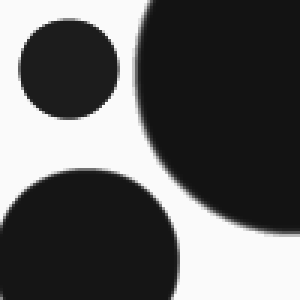
#> input picture ImageProcessing/Blob.png, 100 x 100 px (shown 3 times larger)
$ python aeho.py
#> lines starting #> are read from the running program, lines starting #| are printed output that depends on the picture; after the words box and inside, x2 and y2 are one past the last pixel; in counts of white or black regions, pixels touching at a corner belong together
import numpy as np
import cv2

imgArray = cv2.imread('Blob.png', 0)
#> imgArray is the input picture: shape (100, 100); min 19, max 250, mean 95.1

numDescs = int(input("Numero de descritores > "))
#> the answer given: 3

allEdges = cv2.Canny(imgArray, imgArray.shape[0], imgArray.shape[1])
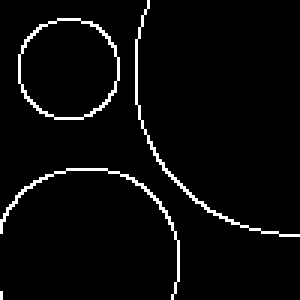
#> allEdges: shape (100, 100) (shown 3 times larger); 3.7% white in thin lines or dots
objEdges = np.where(allEdges == 255)
#> objEdges = 369 positions, rows 0 to 99, columns 0 to 99

complexEdges = np.zeros(len(objEdges), dtype = np.complex_)
complexEdges = objEdges[0] + (objEdges[1] * 1j)

descResult = np.complex_(np.zeros(len(complexEdges)))

for i in range(numDescs):
    dft = np.fft.fft(complexEdges)
    descResult += dft
    complexEdges = np.roll(complexEdges, 1)

descResult = descResult/numDescs
output = np.fft.ifft(descResult)

blackBgImg = np.zeros(imgArray.shape)
blackBgImg[np.uint8(output.real), np.uint8(output.imag)] = 255

blackBgImg = np.uint8(blackBgImg)

cv2.imshow("Contour", blackBgImg)
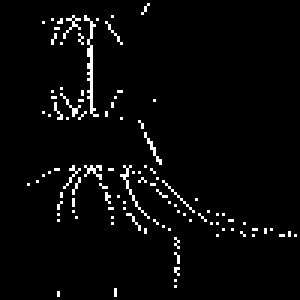
#> window 'Contour': shape (100, 100) (shown 3 times larger); 3.2% white in thin lines or dots, all inside (x1, y1, x2, y2) = (9, 1, 99, 99)
cv2.waitKey(0)
cv2.destroyAllWindows()

$ run again, with ImageProcessing/Deer.png copied over ImageProcessing/Blob.png
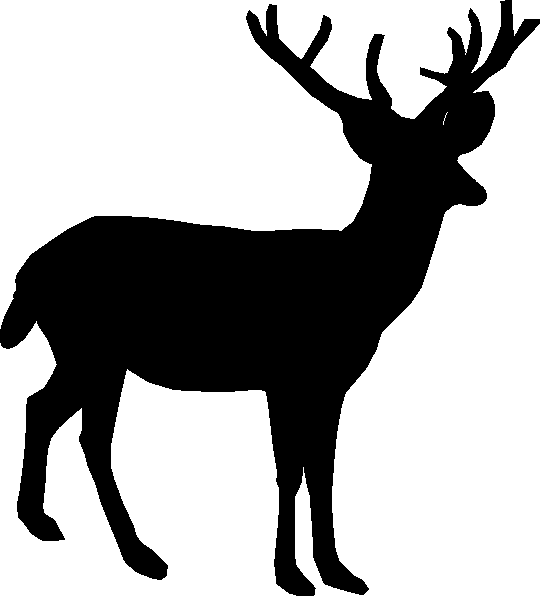
#> input picture ImageProcessing/Deer.png, 540 x 596 px
#> imgArray: shape (596, 540); 67.2% white; 1 black region, box (x1, y1, x2, y2) and area: (0, 0, 540, 596) 105470
#> `allEdges = cv2.Canny(imgArray, imgArray.shape[0], imgArray.shape[1])`:
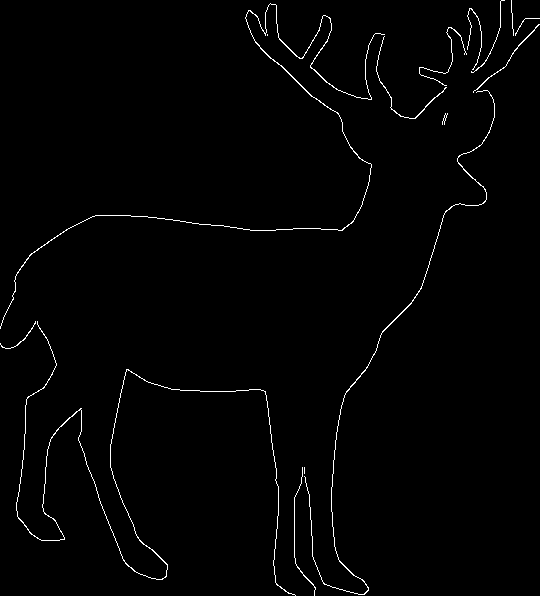
#> allEdges: shape (596, 540); 1.3% white in thin lines or dots
#> objEdges = 4142 positions, rows 0 to 595, columns 0 to 539
#> `cv2.imshow("Contour", blackBgImg)`:
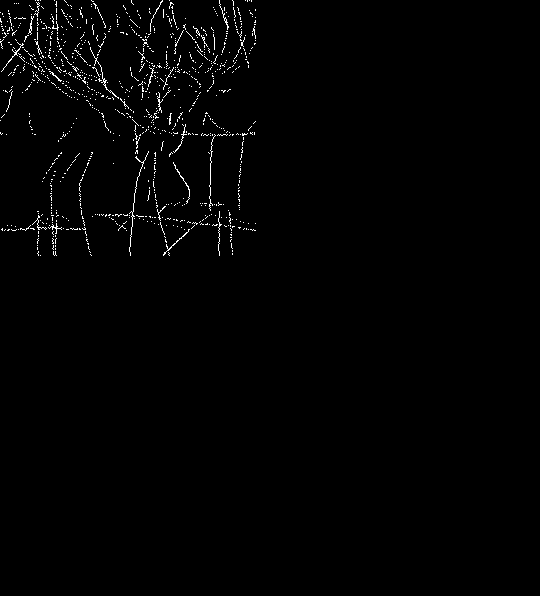
#> window 'Contour': shape (596, 540); 1.1% white in thin lines or dots, all inside (x1, y1, x2, y2) = (0, 0, 256, 256)
